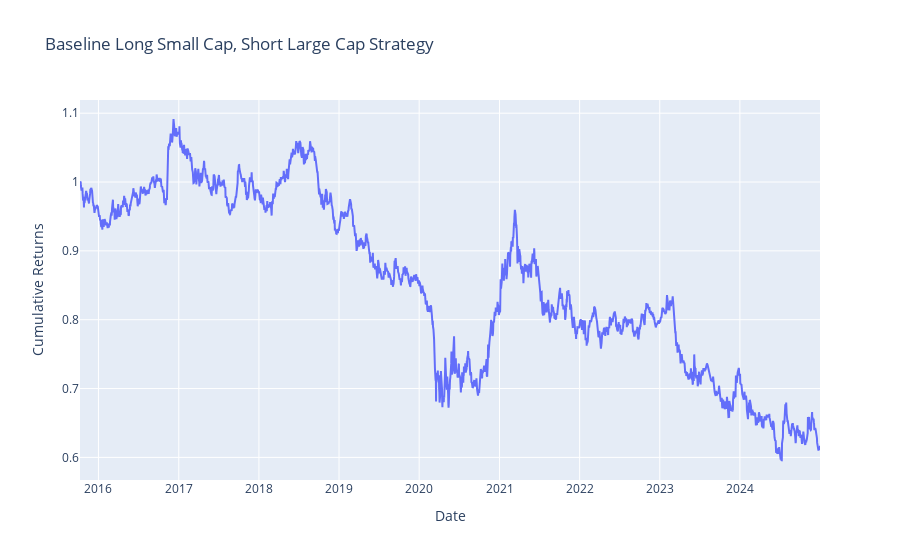

Source (notebook cell):
### Markdown cell above
*i)* Baseline Strategy Performance

### Code cell
fig = go.Figure()

fig.add_trace(
    go.Scatter(
        x = baseline_strategy.index,
        y = baseline_strategy['cumulative_returns'],
        name = 'Baseline Strategy'
    )
)

fig.update_layout(title = 'Baseline Long Small Cap, Short Large Cap Strategy')
fig.update_yaxes(title = 'Cumulative Returns')
fig.update_xaxes(title = 'Date')
fig.show()

### Figure 1 — Plotly figure (JSON) as saved in the notebook; plotly's stock layout.template omitted (floating-point values rounded to 4 significant figures; data arrays with more than 128 entries replaced by an {"elided": "..."} marker saying what was removed)
{"data": [{"name": "Baseline Strategy", "type": "scatter", "x": {"elided": "2322 str values"}, "y": {"elided": "2322 float values"}}], "layout": {"title": {"text": "Baseline Long Small Cap, Short Large Cap Strategy"}, "xaxis": {"title": {"text": "Date"}}, "yaxis": {"title": {"text": "Cumulative Returns"}}}}
